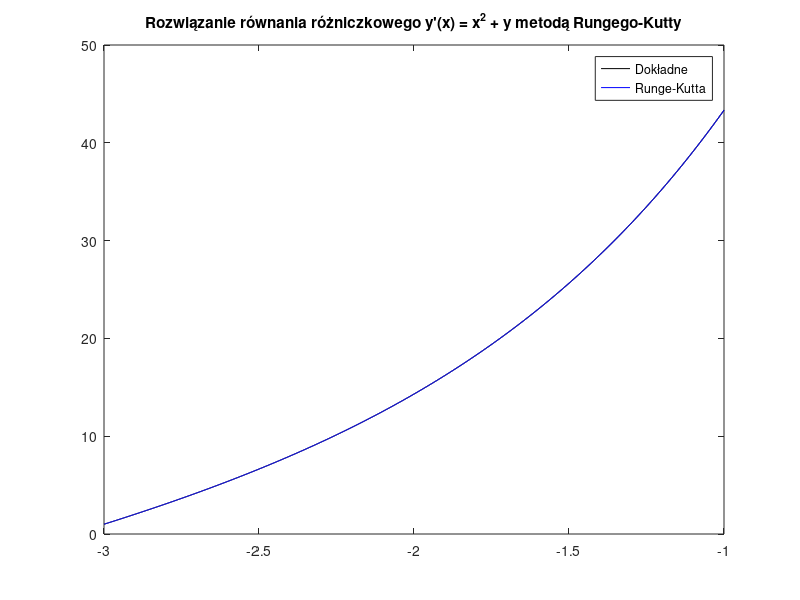

Source code (MATLAB):
% Definicja funkcji z prawej strony równania różniczkowego y'(x) = x^2 + y
f = @(x, y) x^2 + y;

% Funkcja obliczająca dokładne rozwiązanie
fun = @(x) -x.^2 - 2.*x + 6*exp(x+3) - 2;

% Definicja metody Rungego-Kutty
runge_kutta = @(x, y, h) y + h/2 * (f(x, y) + f(x + h, y + h * f(x, y)));

N = 1000;
h = 2 / (N - 1);
x = linspace(-3, -1, N);
y_rk = zeros(1, N);
y_rk(1) = 1;

for j = 2:N
    y_rk(j) = runge_kutta(x(j-1), y_rk(j-1), h);
end

rk_error = abs(fun(-1) - y_rk(end));

figure;
plot(x, fun(x), 'k', x, y_rk, 'b');
legend('Dokładne', 'Runge-Kutta');
title('Rozwiązanie równania różniczkowego y''(x) = x^2 + y metodą Rungego-Kutty');

fprintf('Błąd bezwzględny w punkcie x = -1 wynosi: %f\n', rk_error);

